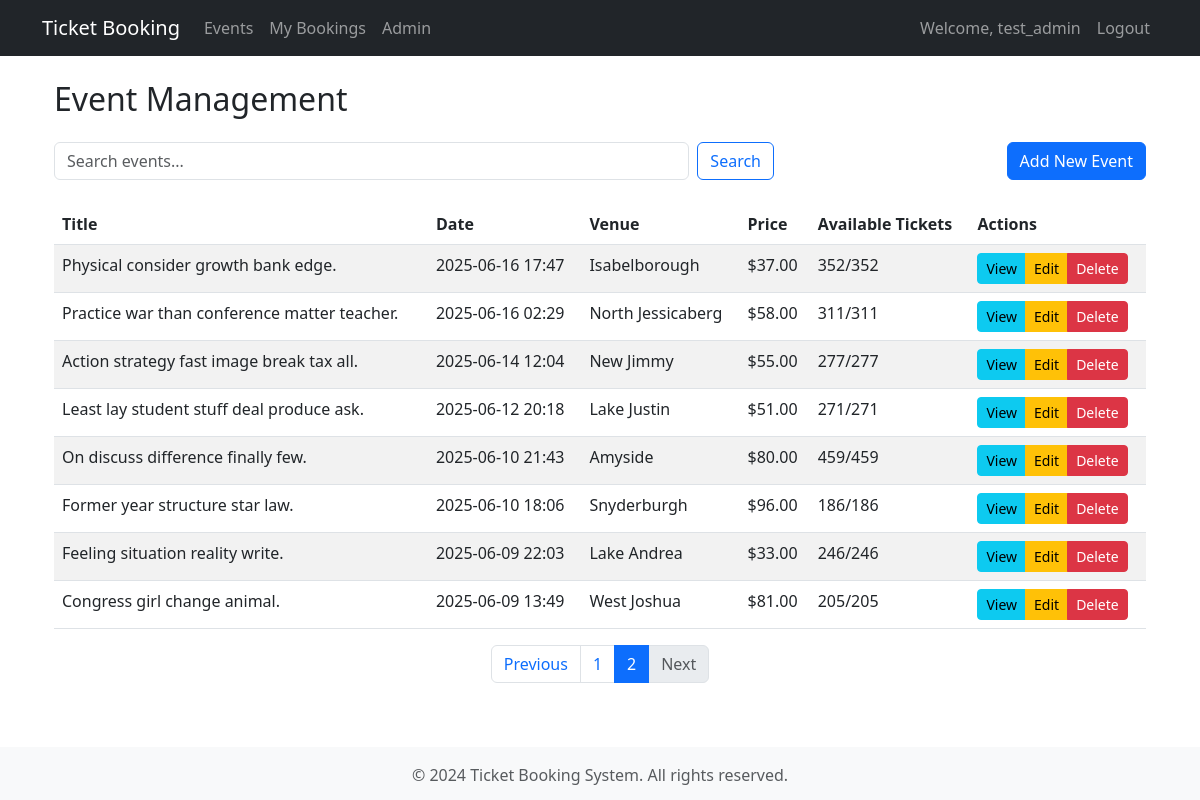
/admin/events?page=2&search= (signed in), run on an earlier commit of the app's database.
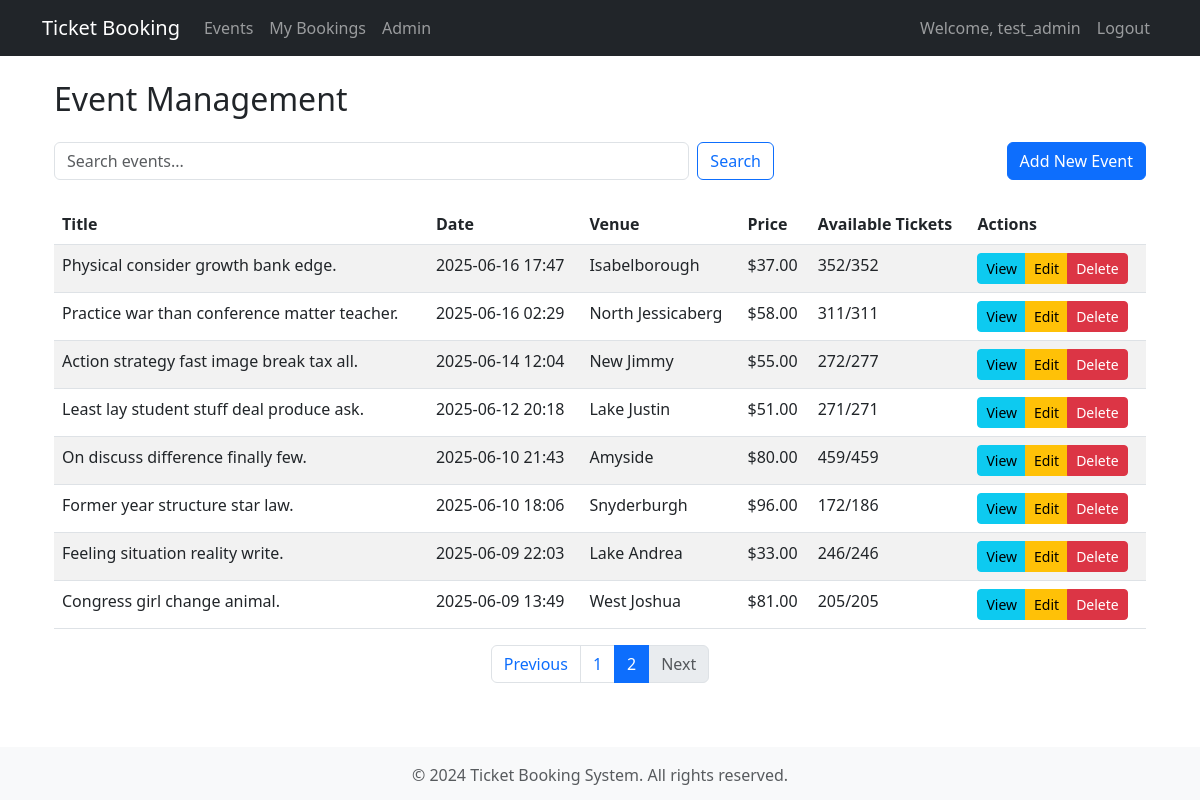
And on a later commit of the database.
### app/models/event.py (models this page shows, shortened)
class Event(db.Model):
    __tablename__ = 'events'
    id = db.Column(db.Integer, primary_key=True)
    title = db.Column(db.String(200), nullable=False)
    description = db.Column(db.Text)
    venue = db.Column(db.String(200), nullable=False)
    event_date = db.Column(db.DateTime, nullable=False)
    total_tickets = db.Column(db.Integer, nullable=False)
    available_tickets = db.Column(db.Integer, nullable=False)
    price = db.Column(db.Float, nullable=False)
    category = db.Column(db.String(50))
    image_url = db.Column(db.String(500))
    is_active = db.Column(db.Boolean, default=True)
    created_at = db.Column(db.DateTime, default=datetime.utcnow)
    updated_at = db.Column(db.DateTime, default=datetime.utcnow, onupdate=datetime.utcnow)
    tickets = db.relationship('Ticket', backref='event', lazy=True)

### app/routes/admin.py (the view)
@admin_bp.route("/events")
@permission_required(Permission.MANAGE_EVENTS)
def events():
    page = request.args.get("page", 1, type=int)
    per_page = 10
    search = request.args.get("search", "").strip()
    query = Event.query
    if search:
        query = query.filter(Event.title.ilike(f"%{search}%"))
    pagination = query.order_by(Event.event_date.desc()).paginate(
        page=page, per_page=per_page, error_out=False
    )
    events = pagination.items
    return render_template(
        "admin/events.html",
        events=events,
        pagination=pagination,
        search=search,  # để giữ lại giá trị trong ô tìm kiếm
    )

### app/models/role.py (called while the page is built)
    def has_permission(self, permission):
        return self.permissions & permission == permission

### app/models/user.py (called while the page is built)
    def can(self, permission):
        return self.role is not None and self.is_active and self.role.has_permission(permission)

    def is_administrator(self):
        return self.can(Permission.MANAGE_USERS)

    @property
    def is_admin(self):
        return self.is_administrator()

### app/templates/admin/events.html (shortened to what this page needs)
{% extends "base.html" %}
{% block content %}
<div class="container">
    <h2 class="mb-4">Event Management</h2>
    <div class="row mb-4">
        <div class="col-md-8">
            <form class="d-flex" method="GET" action="{{ url_for('admin.events') }}">
                <input class="form-control me-2" type="search" placeholder="Search events..." name="search" value="{{ request.args.get('search', '') }}">
                <button class="btn btn-outline-primary" type="submit">Search</button>
            </form>
        </div>
        <div class="col-md-4 text-end">
            <a href="{{ url_for('events.create') }}" class="btn btn-primary">Add New Event</a>
        </div>
    </div>
    <div class="table-responsive">
        <table class="table table-striped">
            <thead>
                <tr>
                    <th>Title</th>
                    <th>Date</th>
                    <th>Venue</th>
                    <th>Price</th>
                    <th>Available Tickets</th>
                    <th>Actions</th>
                </tr>
            </thead>
            <tbody>
                {% for event in events %}
                <tr>
                    <td>{{ event.title }}</td>
                    <td>{{ event.event_date.strftime('%Y-%m-%d %H:%M') }}</td>
                    <td>{{ event.venue }}</td>
                    <td>${{ "%.2f"|format(event.price) }}</td>
                    <td>{{ event.available_tickets }}/{{ event.total_tickets }}</td>
                    <td>
                        <div class="btn-group" role="group">
                            <a href="{{ url_for('events.detail', event_id=event.id) }}" class="btn btn-sm btn-info">View</a>
                            <a href="{{ url_for('events.edit', event_id=event.id) }}" class="btn btn-sm btn-warning">Edit</a>
                            <button type="button" class="btn btn-sm btn-danger" data-bs-toggle="modal" data-bs-target="#deleteModal{{ event.id }}">
                                Delete
                            </button>
                        </div>
                    </td>
                </tr>
                {% endfor %}
            </tbody>
        </table>
    </div>
    {% if pagination.pages > 1 %}
    <nav aria-label="Page navigation">
        <ul class="pagination justify-content-center">
            <li class="page-item {% if not pagination.has_prev %}disabled{% endif %}">
                <a class="page-link" href="{{ url_for('admin.events', page=pagination.prev_num, search=request.args.get('search', '')) }}">Previous</a>
            </li>
            {% for p in range(1, pagination.pages + 1) %}
            <li class="page-item {% if p == pagination.page %}active{% endif %}">
                <a class="page-link" href="{{ url_for('admin.events', page=p, search=request.args.get('search', '')) }}">{{ p }}</a>
            </li>
            {% endfor %}
            <li class="page-item {% if not pagination.has_next %}disabled{% endif %}">
                <a class="page-link" href="{{ url_for('admin.events', page=pagination.next_num, search=request.args.get('search', '')) }}">Next</a>
            </li>
        </ul>
    </nav>
    {% endif %}
</div>
{% endblock %}

What changed in the data, as far as the page shows it:
changed Event "Action strategy fast image break tax all.": available_tickets "277" → "272"
changed Event "Former year structure star law.": available_tickets "186" → "172"
